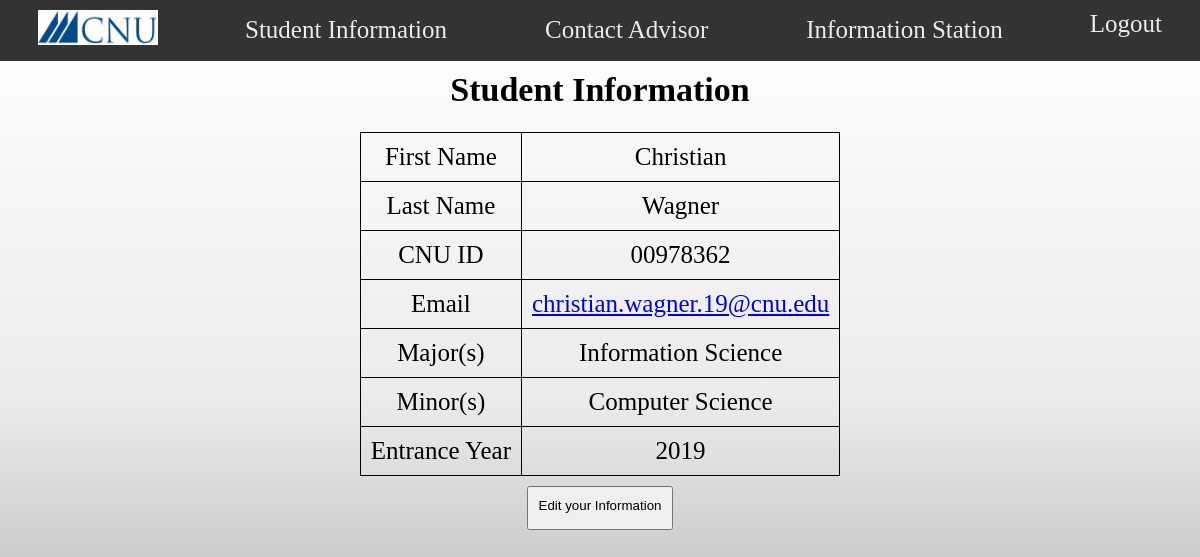
/webroot/student/student_information.php (signed in), run on the app's committed database.
### tables this page shows
CREATE TABLE `student` (
  `Student_ID` varchar(11) NOT NULL,
  `Password` varchar(64) DEFAULT NULL,
  `First_Name` varchar(16) DEFAULT NULL,
  `Last_Name` varchar(16) DEFAULT NULL,
  `EmailAddress` varchar(32) DEFAULT NULL,
  `Major` varchar(128) DEFAULT NULL,
  `Minors` varchar(128) DEFAULT NULL,
  `Year` int DEFAULT NULL,
  `Role` varchar(16) DEFAULT 'student',
  `Suggestions` varchar(2048) DEFAULT NULL,
  `Authorized` tinyint NOT NULL DEFAULT '0',
  `FourYearPlan` varchar(1000) DEFAULT NULL,
  PRIMARY KEY (`Student_ID`)
);

### webroot/student/student_information.php (the view, shortened to what this page needs)
<?php
include "student_header.php";
$query = "SELECT * FROM student WHERE Student_ID = $id";
$result = mysqli_query($link, $query);
$studentinfo = mysqli_fetch_assoc($result);
$First_Name = $studentinfo["First_Name"];
$Last_Name = $studentinfo["Last_Name"];
$ID = $studentinfo["Student_ID"];
$EmailAddress = $studentinfo["EmailAddress"];
$Major = $studentinfo["Major"];
$Minors = $studentinfo["Minors"];
$Entry_Year = $studentinfo["Year"];
?>
<div class="wrapper">
    <h1>Student Information</h1>
    <table style='font-size:25px'>
        <tr>
            <td>First Name</td>
            <td><?php echo $First_Name; ?></td>
        </tr>
        <tr>
            <td>Last Name</td>
            <td><?php echo $Last_Name; ?></td>
        </tr>
        <tr>
            <td>CNU ID</td>
            <td><?php echo $ID; ?></td>
        </tr>
        <tr>
            <td>Email</td>
            <td>
                <?php
                echo "<a href='mailto:".$EmailAddress."'>";
                echo $EmailAddress."</a>";
                ?>
            </td>
        </tr>
        <tr>
            <td>Major(s)</td>
            <td><?php echo $Major; if($Major === null) {echo "N/A";}?></td>
        </tr>
        <tr>
            <td>Minor(s)</td>
            <td><?php echo $Minors; if($Minors === null) {echo "N/A";}?></td>
        </tr>
        <tr>
            <td>Entrance Year</td>
            <td><?php echo $Entry_Year; ?></td>
        </tr>
    </table>
    <form>
        <button class = "centeredbutton" formaction="student_information_edit.php">Edit your Information</button>
    </form>
</div>

### webroot/student/student.css (style rules this page uses)
* { box-sizing: border-box; }
html { min-height: 100%; }
h1 { text-align: center; margin-top: 10px; }
form { margin: 10px 20px; }
table, tr, td { text-align: center; border: 1px solid #000000; border-collapse: collapse; }
table { margin: 10px auto 10px auto; padding: 10px; }
td { padding: 10px; }
.centeredbutton { text-align: center; display: block; margin: auto; padding: 10px; padding-bottom: 15px; }

### data on the page
student: First_Name "Christian", Last_Name "Wagner", Student_ID "00978362", EmailAddress "christian.wagner.19@cnu.edu", Major "Information Science", Minors "Computer Science", Year "2019"
